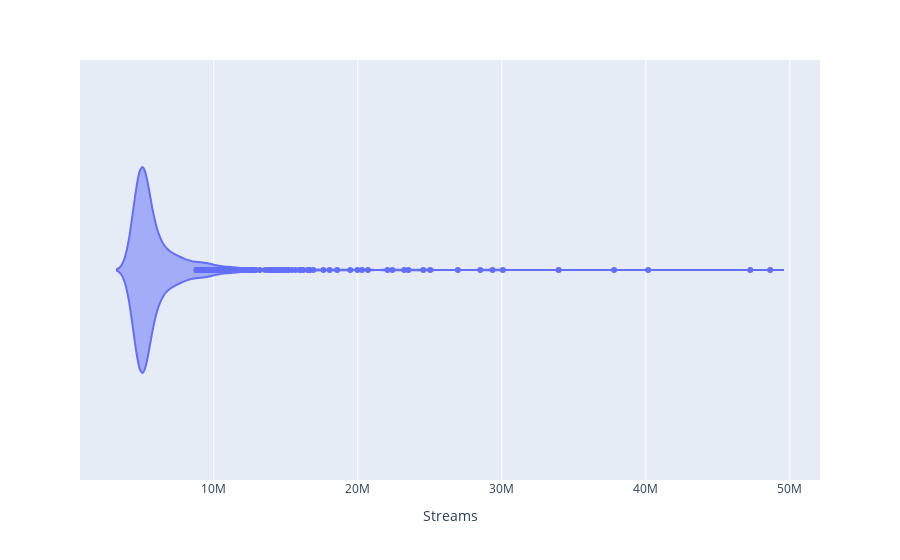

Source (notebook cell):
### Code cell
violin = px.violin(spotify_cleaned, x= "Streams")
violin.show()

### Figure 1 — Plotly figure (JSON) as saved in the notebook; plotly's stock layout.template omitted (floating-point values rounded to 4 significant figures; data arrays with more than 128 entries replaced by an {"elided": "..."} marker saying what was removed)
{"data": [{"alignmentgroup": "True", "box": {"visible": false}, "hovertemplate": "Streams=%{x}<extra></extra>", "legendgroup": "", "marker": {"color": "#636efa"}, "name": "", "offsetgroup": "", "orientation": "h", "scalegroup": "True", "showlegend": false, "type": "violin", "x": {"elided": "1545 int values"}, "x0": " ", "xaxis": "x", "y0": " ", "yaxis": "y"}], "layout": {"legend": {"tracegroupgap": 0}, "margin": {"t": 60}, "violinmode": "group", "xaxis": {"anchor": "y", "domain": [0, 1], "title": {"text": "Streams"}}, "yaxis": {"anchor": "x", "domain": [0, 1]}}}
